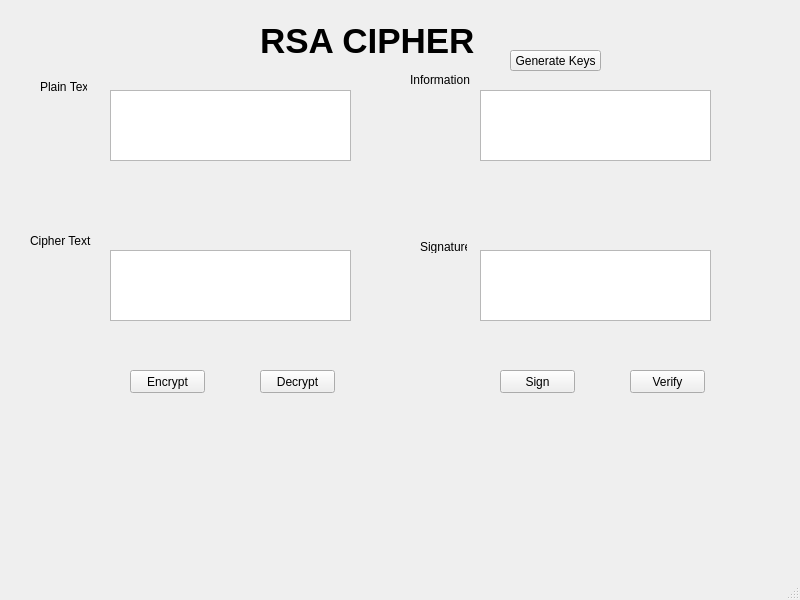
<?xml version="1.0" encoding="UTF-8"?>
<ui version="4.0">
 <class>MainWindow</class>
 <widget class="QMainWindow" name="MainWindow">
  <property name="geometry">
   <rect>
    <x>0</x>
    <y>0</y>
    <width>800</width>
    <height>600</height>
   </rect>
  </property>
  <property name="windowTitle">
   <string>MainWindow</string>
  </property>
  <widget class="QWidget" name="centralwidget">
   <widget class="QLabel" name="label">
    <property name="geometry">
     <rect>
      <x>260</x>
      <y>10</y>
      <width>221</width>
      <height>61</height>
     </rect>
    </property>
    <property name="font">
     <font>
      <pointsize>26</pointsize>
      <weight>75</weight>
      <bold>true</bold>
     </font>
    </property>
    <property name="text">
     <string>RSA CIPHER</string>
    </property>
   </widget>
   <widget class="QTextEdit" name="textEdit">
    <property name="geometry">
     <rect>
      <x>110</x>
      <y>90</y>
      <width>241</width>
      <height>71</height>
     </rect>
    </property>
   </widget>
   <widget class="QTextEdit" name="textEdit_2">
    <property name="geometry">
     <rect>
      <x>480</x>
      <y>90</y>
      <width>231</width>
      <height>71</height>
     </rect>
    </property>
   </widget>
   <widget class="QTextEdit" name="textEdit_3">
    <property name="geometry">
     <rect>
      <x>110</x>
      <y>250</y>
      <width>241</width>
      <height>71</height>
     </rect>
    </property>
   </widget>
   <widget class="QTextEdit" name="textEdit_4">
    <property name="geometry">
     <rect>
      <x>480</x>
      <y>250</y>
      <width>231</width>
      <height>71</height>
     </rect>
    </property>
   </widget>
   <widget class="QPushButton" name="btn_generate_keys">
    <property name="geometry">
     <rect>
      <x>510</x>
      <y>50</y>
      <width>91</width>
      <height>21</height>
     </rect>
    </property>
    <property name="text">
     <string>Generate Keys</string>
    </property>
   </widget>
   <widget class="QPushButton" name="btn_encrypt">
    <property name="geometry">
     <rect>
      <x>130</x>
      <y>370</y>
      <width>75</width>
      <height>23</height>
     </rect>
    </property>
    <property name="text">
     <string>Encrypt</string>
    </property>
   </widget>
   <widget class="QPushButton" name="btn_decrypt">
    <property name="geometry">
     <rect>
      <x>260</x>
      <y>370</y>
      <width>75</width>
      <height>23</height>
     </rect>
    </property>
    <property name="text">
     <string>Decrypt</string>
    </property>
   </widget>
   <widget class="QPushButton" name="btn_sign">
    <property name="geometry">
     <rect>
      <x>500</x>
      <y>370</y>
      <width>75</width>
      <height>23</height>
     </rect>
    </property>
    <property name="text">
     <string>Sign</string>
    </property>
   </widget>
   <widget class="QPushButton" name="btn_verify">
    <property name="geometry">
     <rect>
      <x>630</x>
      <y>370</y>
      <width>75</width>
      <height>23</height>
     </rect>
    </property>
    <property name="text">
     <string>Verify</string>
    </property>
   </widget>
   <widget class="QLabel" name="txt_plain_text">
    <property name="geometry">
     <rect>
      <x>40</x>
      <y>80</y>
      <width>47</width>
      <height>13</height>
     </rect>
    </property>
    <property name="text">
     <string>Plain Text:</string>
    </property>
   </widget>
   <widget class="QLabel" name="label_3">
    <property name="geometry">
     <rect>
      <x>30</x>
      <y>230</y>
      <width>61</width>
      <height>21</height>
     </rect>
    </property>
    <property name="text">
     <string>Cipher Text:</string>
    </property>
   </widget>
   <widget class="QLabel" name="label_4">
    <property name="geometry">
     <rect>
      <x>410</x>
      <y>70</y>
      <width>71</width>
      <height>20</height>
     </rect>
    </property>
    <property name="text">
     <string>Information</string>
    </property>
   </widget>
   <widget class="QLabel" name="label_5">
    <property name="geometry">
     <rect>
      <x>420</x>
      <y>240</y>
      <width>47</width>
      <height>13</height>
     </rect>
    </property>
    <property name="text">
     <string>Signature:</string>
    </property>
   </widget>
  </widget>
  <widget class="QMenuBar" name="menubar">
   <property name="geometry">
    <rect>
     <x>0</x>
     <y>0</y>
     <width>800</width>
     <height>21</height>
    </rect>
   </property>
  </widget>
  <widget class="QStatusBar" name="statusbar"/>
 </widget>
 <resources/>
 <connections/>
</ui>
